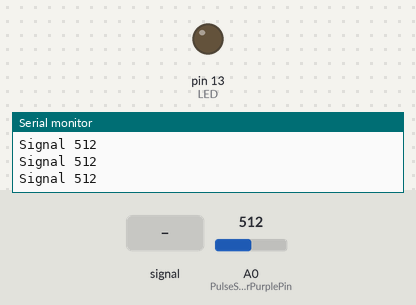
A sketch run on a simulated Arduino Uno, built with avr-gcc and run on an emulated ATmega328P. Parts: output pins drawn as LEDs (lit = HIGH), the last lines printed to the serial monitor. Dashed ring = blinking. The inputs (shaded band) are chosen by the test bench; at power-on: A0 (PulseSensorPurplePin) = 512.

Above: at 1.2 s.
1.3 s: A0 (PulseSensorPurplePin) fed a 200 Hz sine of ±81 counts around its level
At 4.2 s:
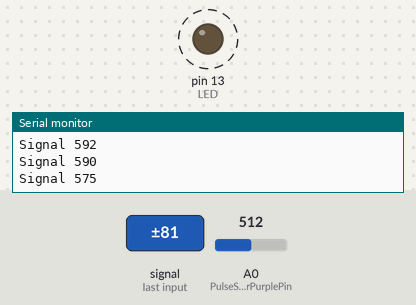
4.3 s: A0 (PulseSensorPurplePin) set to 0
At 5.3 s:
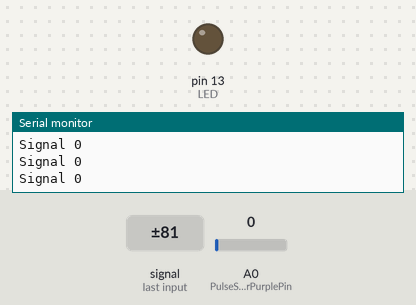
7.3 s: A0 (PulseSensorPurplePin) set to 564
8.8 s: A0 (PulseSensorPurplePin) set to 588
At 9.7 s:
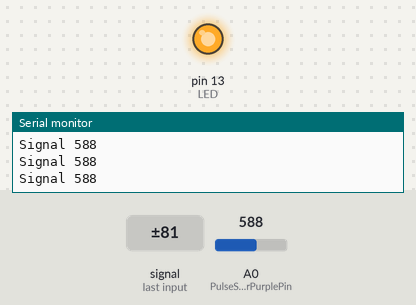
11.8 s: A0 (PulseSensorPurplePin) set to 570
At 12.4 s:
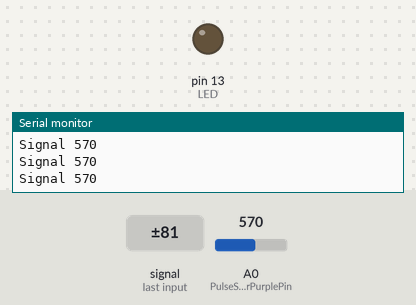
Timing chart, 0 to 14.3 s (numbered marks = the images above; inputs shaded):
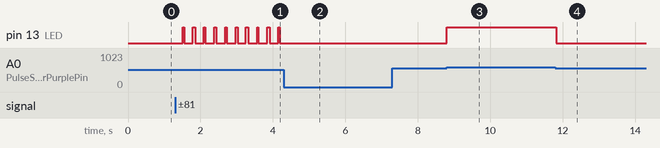

The sketch:

heart_rate_graph_with_arduino.ino
```cpp
//  Variables
int PulseSensorPurplePin = 0;        // Pulse Sensor PURPLE WIRE connected to ANALOG PIN 0
int LED = LED_BUILTIN;   //  The on-board Arduion LED


int Signal;                // holds the incoming raw data. Signal value can range from 0-1024
int Threshold = 580;       // Determine which Signal to "count as a beat", and which to ingore.


// The SetUp Function:
void setup() {
  pinMode(LED,OUTPUT);         // pin that will blink to your heartbeat!
   Serial.begin(9600);       // Set's up Serial Communication at certain speed.

}

// The Main Loop Function
void loop() {

  Signal = analogRead(PulseSensorPurplePin);  // Read the PulseSensor's value.
                                              // Assign this value to the "Signal" variable.

   Serial.println("Signal " + String(Signal)); // Send "reading " followed by the Signal value to Serial Plotter.


   if(Signal > Threshold){                          // If the signal is above "550", then "turn-on" Arduino's on-Board LED.
     digitalWrite(LED,HIGH);
   } else {
     digitalWrite(LED,LOW);                //  Else, the sigal must be below "550", so "turn-off" this LED.
   }


delay(20);


}
```

Measured:
- the behaviour switches between 580 and 581 on A0 (PulseSensorPurplePin) (found by bisection; images 2 and 3)
- after the input at 1.3 s, pin 13 (LED): alternates HIGH for 0.05 s and LOW for 0.24 s, starting after 0.21 s
- after the input at 4.3 s, pin 13 (LED): stops changing and stays LOW
- after the input at 8.8 s, pin 13 (LED): LOW → HIGH at once
- after the input at 11.8 s, pin 13 (LED): HIGH → LOW at once
